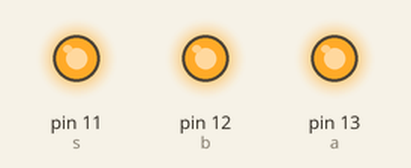
Simulated run of this sketch. Board: Arduino Uno, built with avr-gcc and run on an emulated ATmega328P. On the bench: output pins drawn as LEDs (lit = HIGH).

Above: at 0.1 s.
At 10.1 s:
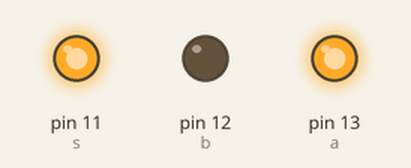
At 19.1 s:
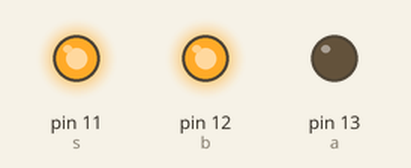
At 23.1 s:
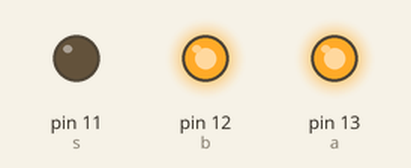
At 28.1 s:
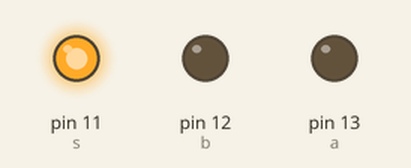
At 38.6 s:
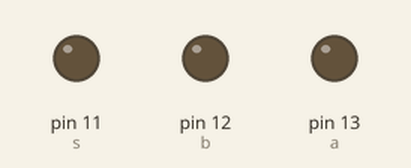
Timing chart, 0 to 40.0 s (numbered marks = the images above):
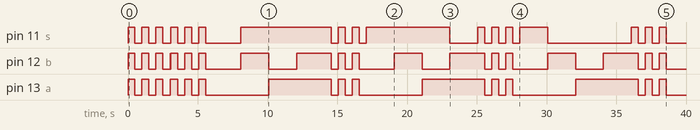

The sketch:

Codigo.ino
```cpp
int a = 13;
int b = 12;
int s = 11;

int arrayA[] = {0, 0, 1, 1};
int arrayB[] = {0, 1, 0, 1};

void funcaoAnd() {
  int arrayAnd[4];

  for(int i = 0; i < 4; i++) {
    if(arrayA[i] == 0 || arrayB[i] == 0) {
      arrayAnd[i] = 0;
    } else {
      arrayAnd[i] = 1;
    }

    digitalWrite(a, arrayA[i]);
    digitalWrite(b, arrayB[i]);
    digitalWrite(s, arrayAnd[i]);

    delay(20);
  }
}

void funcaoOr() {
  int arrayOr[4];

  for(int i = 0; i < 4; i++) {
    if(arrayA[i] == 1 || arrayB[i] == 1) {
      arrayOr[i] = 1;
    } else {
      arrayOr[i] = 0;
    }

    digitalWrite(a, arrayA[i]);
    digitalWrite(b, arrayB[i]);
    digitalWrite(s, arrayOr[i]);

    delay(2000);
  }
}

void funcaoNand() {
  int arrayNand[4];

  for(int i = 0; i < 4; i++) {
    if(arrayA[i] == 1 && arrayB[i] == 1) {
      arrayNand[i] = 0;
    } else {
      arrayNand[i] = 1;
    }

    digitalWrite(a, arrayA[i]);
    digitalWrite(b, arrayB[i]);
    digitalWrite(s, arrayNand[i]);

    delay(2000);
  }
}

void funcaoNor() {
  int arrayNor[4];

  for(int i = 0; i < 4; i++) {
    if(arrayA[i] == 0 && arrayB[i] == 0) {
      arrayNor[i] = 1;
    } else {
      arrayNor[i] = 0;
    }

    digitalWrite(a, arrayA[i]);
    digitalWrite(b, arrayB[i]);
    digitalWrite(s, arrayNor[i]);

    delay(2000);
  }
}

void funcaoXor() {
  int arrayXor[4];

  for(int i = 0; i < 4; i++) {
    if(arrayA[i] == arrayB[i]) {
      arrayXor[i] = 0;
    } else {
      arrayXor[i] = 1;
    }

    digitalWrite(a, arrayA[i]);
    digitalWrite(b, arrayB[i]);
    digitalWrite(s, arrayXor[i]);

    delay(2000);
  }
}

void funcaoXnor() {
  int arrayXnor[4];

  for(int i = 0; i < 4; i++) {
    if(arrayA[i] == arrayB[i]) {
      arrayXnor[i] = 1;
    } else {
      arrayXnor[i] = 0;
    }

    digitalWrite(a, arrayA[i]);
    digitalWrite(b, arrayB[i]);
    digitalWrite(s, arrayXnor[i]);

    delay(2000);
  }
}

void passarParaAProxima() {
  for(int i = 0; i < 3; i++) {
    digitalWrite(a, 1);
    digitalWrite(b, 1);
    digitalWrite(s, 1);

    delay(500);

    digitalWrite(a, 0);
    digitalWrite(b, 0);
    digitalWrite(s, 0);

    delay(500);
  }
}

void setup() {
  pinMode(a, OUTPUT);
  pinMode(b, OUTPUT);
  pinMode(s, OUTPUT);
}

void loop() {
  passarParaAProxima();

  funcaoAnd();

  passarParaAProxima();

  funcaoOr();

  passarParaAProxima();

  funcaoNand();

  passarParaAProxima();

  funcaoNor();

  passarParaAProxima();

  funcaoXor();

  passarParaAProxima();

  funcaoXnor();
}
```

Measured:
- by itself, pin 11 (s): LOW → HIGH at 0.00 s, → LOW 0.50 s later, → HIGH 0.50 s later, → LOW 0.50 s later, … (34 changes in this stretch)
- by itself, pin 12 (b): LOW → HIGH at 0.00 s, → LOW 0.50 s later, → HIGH 0.50 s later, → LOW 0.50 s later, … (38 changes in this stretch)
- by itself, pin 13 (a): repeats every 11.0 s: HIGH 0.50 s, LOW 4.5 s, HIGH 4.5 s, LOW 0.50 s, HIGH 0.50 s, LOW 0.50 s
